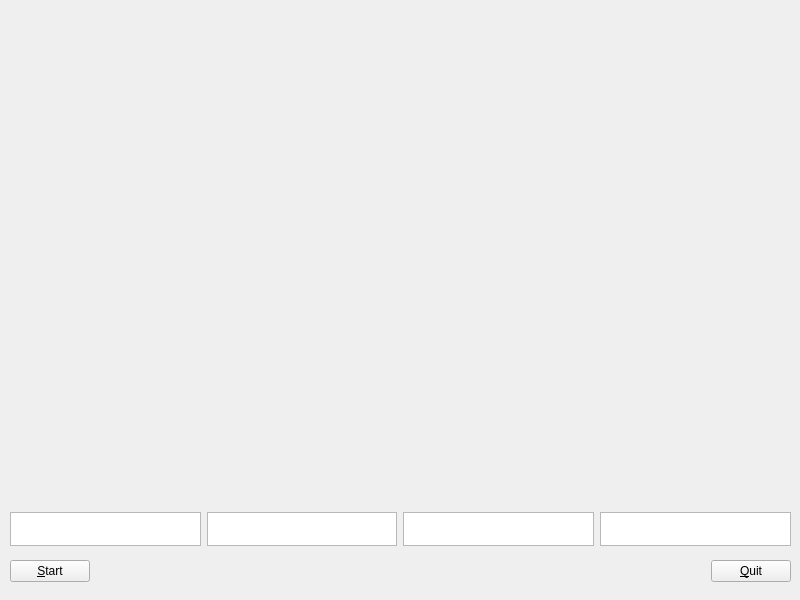
<?xml version="1.0" encoding="UTF-8"?>
<ui version="4.0">
 <class>Widget</class>
 <widget class="QWidget" name="Widget">
  <property name="geometry">
   <rect>
    <x>0</x>
    <y>0</y>
    <width>800</width>
    <height>600</height>
   </rect>
  </property>
  <property name="windowTitle">
   <string>Widget</string>
  </property>
  <widget class="QWidget" name="verticalLayoutWidget">
   <property name="geometry">
    <rect>
     <x>10</x>
     <y>10</y>
     <width>781</width>
     <height>581</height>
    </rect>
   </property>
   <layout class="QVBoxLayout" name="verticalLayout">
    <item>
     <widget class="gps" name="field" native="true">
      <property name="sizePolicy">
       <sizepolicy hsizetype="Preferred" vsizetype="Fixed">
        <horstretch>0</horstretch>
        <verstretch>0</verstretch>
       </sizepolicy>
      </property>
      <property name="minimumSize">
       <size>
        <width>0</width>
        <height>480</height>
       </size>
      </property>
     </widget>
    </item>
    <item>
     <layout class="QHBoxLayout" name="horizontalLayout_2">
      <item>
       <widget class="QPlainTextEdit" name="latitude">
        <property name="sizePolicy">
         <sizepolicy hsizetype="Expanding" vsizetype="Fixed">
          <horstretch>0</horstretch>
          <verstretch>0</verstretch>
         </sizepolicy>
        </property>
        <property name="minimumSize">
         <size>
          <width>0</width>
          <height>34</height>
         </size>
        </property>
        <property name="maximumSize">
         <size>
          <width>16777215</width>
          <height>34</height>
         </size>
        </property>
       </widget>
      </item>
      <item>
       <widget class="QPlainTextEdit" name="longtitude">
        <property name="sizePolicy">
         <sizepolicy hsizetype="Expanding" vsizetype="Fixed">
          <horstretch>0</horstretch>
          <verstretch>0</verstretch>
         </sizepolicy>
        </property>
        <property name="minimumSize">
         <size>
          <width>0</width>
          <height>34</height>
         </size>
        </property>
        <property name="maximumSize">
         <size>
          <width>16777215</width>
          <height>34</height>
         </size>
        </property>
       </widget>
      </item>
      <item>
       <widget class="QPlainTextEdit" name="azimuth">
        <property name="sizePolicy">
         <sizepolicy hsizetype="Expanding" vsizetype="Fixed">
          <horstretch>0</horstretch>
          <verstretch>0</verstretch>
         </sizepolicy>
        </property>
        <property name="minimumSize">
         <size>
          <width>0</width>
          <height>34</height>
         </size>
        </property>
        <property name="maximumSize">
         <size>
          <width>16777215</width>
          <height>34</height>
         </size>
        </property>
       </widget>
      </item>
      <item>
       <widget class="QPlainTextEdit" name="elevation">
        <property name="sizePolicy">
         <sizepolicy hsizetype="Expanding" vsizetype="Fixed">
          <horstretch>0</horstretch>
          <verstretch>0</verstretch>
         </sizepolicy>
        </property>
        <property name="minimumSize">
         <size>
          <width>0</width>
          <height>34</height>
         </size>
        </property>
        <property name="maximumSize">
         <size>
          <width>16777215</width>
          <height>34</height>
         </size>
        </property>
       </widget>
      </item>
     </layout>
    </item>
    <item>
     <layout class="QHBoxLayout" name="horizontalLayout">
      <item>
       <widget class="QPushButton" name="startButton">
        <property name="text">
         <string>&amp;Start</string>
        </property>
       </widget>
      </item>
      <item>
       <spacer name="horizontalSpacer">
        <property name="orientation">
         <enum>Qt::Horizontal</enum>
        </property>
        <property name="sizeHint" stdset="0">
         <size>
          <width>40</width>
          <height>20</height>
         </size>
        </property>
       </spacer>
      </item>
      <item>
       <widget class="QPushButton" name="quitButton">
        <property name="text">
         <string>&amp;Quit</string>
        </property>
       </widget>
      </item>
     </layout>
    </item>
   </layout>
  </widget>
 </widget>
 <customwidgets>
  <customwidget>
   <class>gps</class>
   <extends>QWidget</extends>
   <header location="global">gps.h</header>
   <container>1</container>
  </customwidget>
 </customwidgets>
 <resources/>
 <connections/>
</ui>
